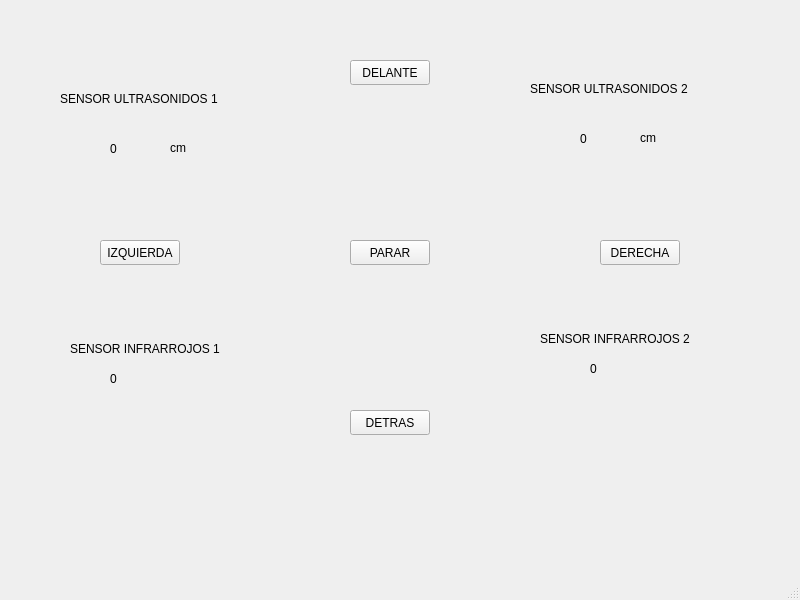
<?xml version="1.0" encoding="UTF-8"?>
<ui version="4.0">
 <class>MainWindow</class>
 <widget class="QMainWindow" name="MainWindow">
  <property name="geometry">
   <rect>
    <x>0</x>
    <y>0</y>
    <width>800</width>
    <height>600</height>
   </rect>
  </property>
  <property name="windowTitle">
   <string>MainWindow</string>
  </property>
  <widget class="QWidget" name="centralwidget">
   <widget class="QPushButton" name="pushButton">
    <property name="geometry">
     <rect>
      <x>350</x>
      <y>60</y>
      <width>80</width>
      <height>25</height>
     </rect>
    </property>
    <property name="text">
     <string>DELANTE</string>
    </property>
   </widget>
   <widget class="QPushButton" name="pushButton_2">
    <property name="geometry">
     <rect>
      <x>350</x>
      <y>410</y>
      <width>80</width>
      <height>25</height>
     </rect>
    </property>
    <property name="text">
     <string>DETRAS</string>
    </property>
   </widget>
   <widget class="QPushButton" name="pushButton_3">
    <property name="geometry">
     <rect>
      <x>100</x>
      <y>240</y>
      <width>80</width>
      <height>25</height>
     </rect>
    </property>
    <property name="text">
     <string>IZQUIERDA</string>
    </property>
   </widget>
   <widget class="QPushButton" name="pushButton_4">
    <property name="geometry">
     <rect>
      <x>600</x>
      <y>240</y>
      <width>80</width>
      <height>25</height>
     </rect>
    </property>
    <property name="text">
     <string>DERECHA</string>
    </property>
   </widget>
   <widget class="QPushButton" name="pushButton_5">
    <property name="geometry">
     <rect>
      <x>350</x>
      <y>240</y>
      <width>80</width>
      <height>25</height>
     </rect>
    </property>
    <property name="text">
     <string>PARAR</string>
    </property>
   </widget>
   <widget class="QLabel" name="label_distance">
    <property name="geometry">
     <rect>
      <x>110</x>
      <y>140</y>
      <width>54</width>
      <height>17</height>
     </rect>
    </property>
    <property name="text">
     <string>0</string>
    </property>
   </widget>
   <widget class="QLabel" name="label_cm">
    <property name="geometry">
     <rect>
      <x>170</x>
      <y>140</y>
      <width>54</width>
      <height>16</height>
     </rect>
    </property>
    <property name="text">
     <string>cm</string>
    </property>
   </widget>
   <widget class="QLabel" name="label">
    <property name="geometry">
     <rect>
      <x>60</x>
      <y>90</y>
      <width>181</width>
      <height>17</height>
     </rect>
    </property>
    <property name="text">
     <string>SENSOR ULTRASONIDOS 1</string>
    </property>
   </widget>
   <widget class="QLabel" name="label_distance_2">
    <property name="geometry">
     <rect>
      <x>580</x>
      <y>130</y>
      <width>54</width>
      <height>17</height>
     </rect>
    </property>
    <property name="text">
     <string>0</string>
    </property>
   </widget>
   <widget class="QLabel" name="label_cm_2">
    <property name="geometry">
     <rect>
      <x>640</x>
      <y>130</y>
      <width>54</width>
      <height>16</height>
     </rect>
    </property>
    <property name="text">
     <string>cm</string>
    </property>
   </widget>
   <widget class="QLabel" name="label_2">
    <property name="geometry">
     <rect>
      <x>530</x>
      <y>80</y>
      <width>181</width>
      <height>17</height>
     </rect>
    </property>
    <property name="text">
     <string>SENSOR ULTRASONIDOS 2</string>
    </property>
   </widget>
   <widget class="QLabel" name="label_3">
    <property name="geometry">
     <rect>
      <x>70</x>
      <y>340</y>
      <width>151</width>
      <height>17</height>
     </rect>
    </property>
    <property name="text">
     <string>SENSOR INFRARROJOS 1</string>
    </property>
   </widget>
   <widget class="QLabel" name="label_distance_3">
    <property name="geometry">
     <rect>
      <x>110</x>
      <y>370</y>
      <width>54</width>
      <height>17</height>
     </rect>
    </property>
    <property name="text">
     <string>0</string>
    </property>
   </widget>
   <widget class="QLabel" name="label_4">
    <property name="geometry">
     <rect>
      <x>540</x>
      <y>330</y>
      <width>151</width>
      <height>17</height>
     </rect>
    </property>
    <property name="text">
     <string>SENSOR INFRARROJOS 2</string>
    </property>
   </widget>
   <widget class="QLabel" name="label_distance_4">
    <property name="geometry">
     <rect>
      <x>590</x>
      <y>360</y>
      <width>54</width>
      <height>17</height>
     </rect>
    </property>
    <property name="text">
     <string>0</string>
    </property>
   </widget>
  </widget>
  <widget class="QStatusBar" name="statusbar"/>
 </widget>
 <resources/>
 <connections/>
</ui>
